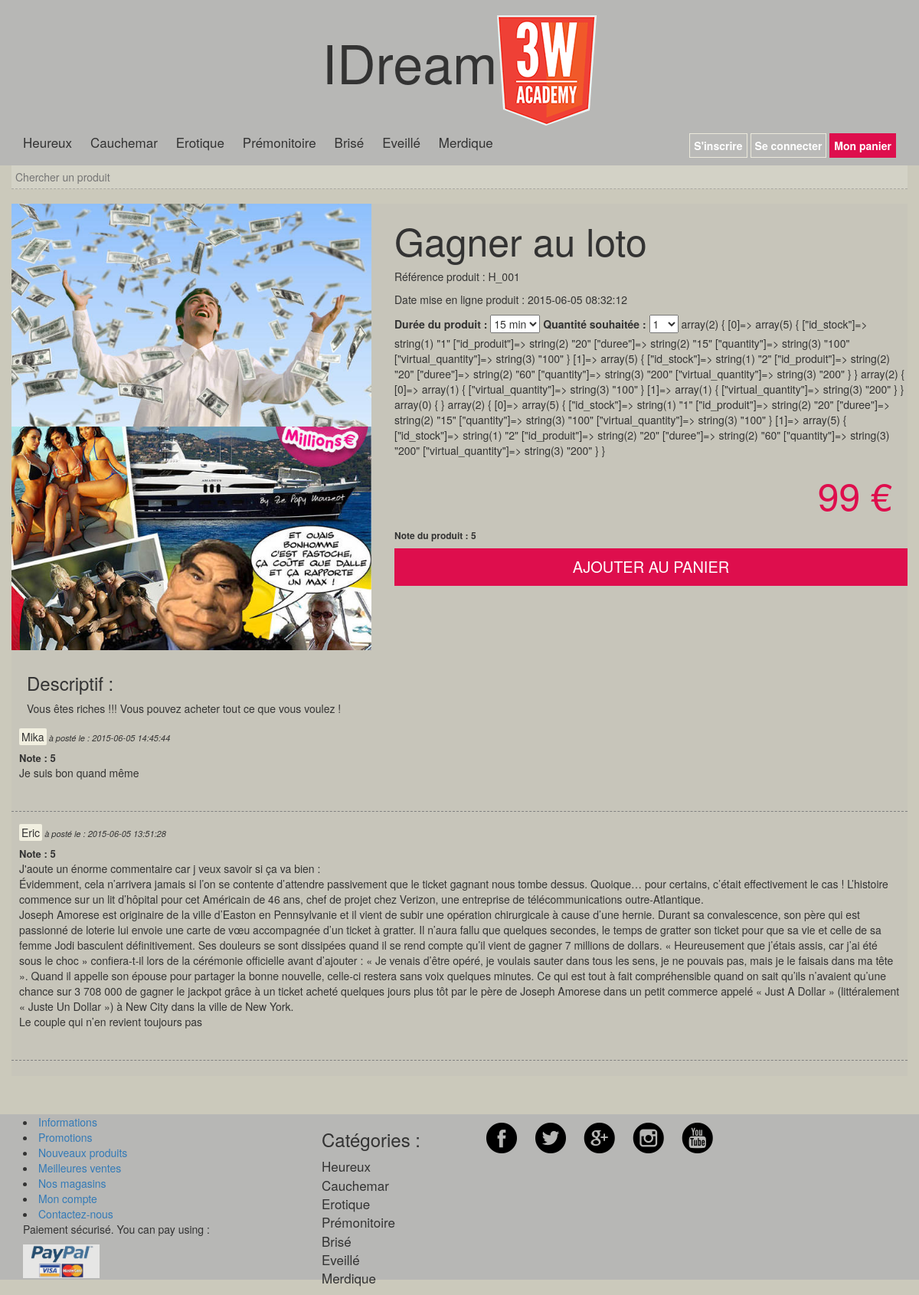
Screenshot of /index.php?page=produit_single&id_produit=22 with the database file from the repository.
### tables this page shows
CREATE TABLE IF NOT EXISTS `img` (
  `id_img` int(11) NOT NULL AUTO_INCREMENT,
  `id_produit` int(11) NOT NULL,
  `lien` varchar(256) NOT NULL,
  PRIMARY KEY (`id_img`)
);

CREATE TABLE IF NOT EXISTS `produit` (
  `id_produit` int(11) NOT NULL AUTO_INCREMENT,
  `id_category` int(11) NOT NULL,
  `nom_produit` varchar(64) NOT NULL,
  `description` varchar(512) NOT NULL,
  `prix` float NOT NULL,
  `duree` int(11) NOT NULL,
  `date` timestamp NOT NULL DEFAULT CURRENT_TIMESTAMP,
  `reference` varchar(16) NOT NULL,
  PRIMARY KEY (`id_produit`)
);

CREATE TABLE IF NOT EXISTS `avis` (
  `id_avis` int(11) NOT NULL AUTO_INCREMENT,
  `id_produit` int(11) NOT NULL,
  `note` int(1) NOT NULL,
  `commentaires` varchar(2048) NOT NULL,
  `id_user` int(11) NOT NULL,
  `date_avis` timestamp NOT NULL DEFAULT CURRENT_TIMESTAMP,
  PRIMARY KEY (`id_avis`)
);

CREATE TABLE IF NOT EXISTS `user` (
  `id_user` int(11) NOT NULL AUTO_INCREMENT,
  `nom` varchar(64) NOT NULL,
  `prenom` varchar(64) NOT NULL,
  `date_naissance` date NOT NULL,
  `password` varchar(512) NOT NULL,
  `email` varchar(128) NOT NULL,
  `telephone` int(11) NOT NULL,
  `droits` int(1) NOT NULL,
  PRIMARY KEY (`id_user`)
);

### apps/content.php (called while the page is built)
<?php
require('./apps/'.$page.'.php');
?>

### apps/function.php (called while the page is built, shortened)
<?php
	function balise($text){
		$html5 = "<source><embed><img><br><span><u><b><i><code><abbr><q><cite><s><small><strong><em><a><div><figcaption><figure><li><ul><ol><blockquote><pre><hr><p><address><link>";
        $text = strip_tags($text,$html5);
        return $text;
	}
?>

### views/produit_commentaire.phtml (the view)
<div class="commentaire_single">
	<h2><span class="user_commentaire"><?=$prenom?></span> à posté le : <?=$date_avis?></h2>
	<div class="note">Note : <?=$note?></div>
	<p><?=$commentaires?></p>
</div>

### apps/produit_single.php (shortened to what this page needs)
<?php
if (isset($_GET['id_produit']) && !empty($_GET['id_produit'])){
	$id_produit = $_GET['id_produit'];
	$tab = $db->query("SELECT produit.id_produit, produit.id_category, produit.nom_produit, produit.description, produit.prix, produit.duree, produit.date, produit.reference, avis.id_produit, avis.id_avis, avis.note, avis.commentaires, avis.id_user, avis.date_avis, user.prenom
	FROM produit
	LEFT JOIN avis ON produit.id_produit = avis.id_produit
	LEFT JOIN user ON avis.id_user = user.id_user
	WHERE produit.id_produit=".$id_produit."
	ORDER BY avis.id_avis DESC")->fetchAll(PDO::FETCH_ASSOC);
	if (isset($tab) && !empty($tab)) {
		$nom_produit = htmlentities($tab[0]['nom_produit']);
		$reference = htmlentities($tab[0]['reference']);
		$date = $tab[0]['date'];
		$description = htmlentities($tab[0]['description']);
		$duree = $tab[0]['duree'];
		$prix = $tab[0]['prix'];
		$note_moyenne = "Pas de note pour le moment";
		$somme=0;
		$k=0;
		while (isset($tab[$k]['note']) && !empty($tab[$k]['note'])) {
			$note=$tab[$k]['note'];
			$compteur = 1 + $k;
			$somme = $somme + $note;
			$k++;
			$note_moyenne=round($somme/$compteur,2);
		}
		require('./views/produit_single.phtml');
		$i=0;
		while(isset($tab[$i]) && !empty($tab[$i]) && isset($tab[$i]['note']) && !empty($tab[$i]['note'])){
			$note = $tab[$i]['note'];
			$commentaires = balise($tab[$i]['commentaires']);
			$date_avis = $tab[$i]['date_avis'];
			$prenom = htmlentities($tab[$i]['prenom']);
			require('./views/produit_commentaire.phtml');
			$i++;
		}
		require('./views/produit_single_end.phtml');
	}
	else {
	$erreur="Produit non trouvé. ";
	require('./views/erreur.phtml');
	die();
	}
}
else {
	$erreur="Produit non trouvé !";
	require('./views/erreur.phtml');
}
?>

### views/produit_single.phtml (shortened to what this page needs)
<div class="produit" id="produit_single">
	<div class="row">
		<div class="wrapper-caroussel col-md-5">
			<ul class="caroussel">
				<?php require('./apps/produit_single_img.php');?>
			</ul>
		</div>
		<form action="index.php?ajax=panier&add" method="post" id="add_item_panier">
			<div class="produit_descr col-md-7">
				<h2><?=$nom_produit?></h2>
				<p>Référence produit : <?=$reference?></p><p>Date mise en ligne produit : <?=$date?></p>
				<label for="dur_produit">Durée du produit :</label>
				<select name="duree" id="dur_produit">
					<option value="<?=$duree?>"><?=$duree?> min</option>
				</select>
				<label for="quant_produit">Quantité souhaitée :</label>
				<select name="quantity" id="quant_produit">
					<option value="1">1</option>
				</select>
				<h3 class="produit_prix"><?=$prix?> € </h3>
				<h3 class="produit_note">Note du produit : <?=$note_moyenne?></h3>
				<input type="submit" value="AJOUTER AU PANIER" class="add_panier col-md-12">
			</div>
		</form>
	</div>
	<div class="produit_descriptif">
		<h3>Descriptif :</h3>
		<p><?=$description?></p>
	</div>

### apps/produit_single_img.php
<?php
if (isset($id_produit)) {
	$tab2 = $db->query("SELECT produit.*, img.lien
	FROM produit
	RIGHT JOIN img ON produit.id_produit = img.id_produit
	WHERE produit.id_produit= ".$id_produit )->fetchAll(PDO::FETCH_ASSOC);
	$i=0;
	if (isset($tab2[$i]) && !empty($tab2[$i])) {
		while(!empty($tab2[$i]["lien"])){
			$img = $tab2[$i]["lien"];
			require('./views/produit_single_img.phtml');
			$i++;
		}
	}
}
else{
	$erreur = "Aucune image à afficher";
}
?>

### views/produit_single_img.phtml
<li><img src="<?= $img ?>" alt=""></li>

### public/styles/style.css (style rules this page uses)
html { height: 100%; }
body { background: #CBC9BB; position: relative; height: 100%; }
.produit { background: rgba(181,181,181,0.2); overflow: hidden; margin-top: 50px; margin-bottom: 50px; padding-bottom: 20px; }
.produit h2 { font-size: 50px; }
.caroussel { padding: 0; }
.wrapper-caroussel img { width: 100%; }
.add_panier { font-size: 20px; display: block; padding: 10px 10px; text-transform: uppercase; background: #DE0E4D; color: white; border: none; }
.produit_note { font-size: 12px; font-weight: bold; }
.produit_descriptif { padding: 0 20px; }
.produit_prix { text-align: right; font-size: 50px; color: #DE0E4D; padding-right: 20px; }
.commentaire_single { margin: none; padding: 0 10px 40px; border-bottom: 1px dashed rgba(128, 128, 128, 1); }
.commentaire_single h2 { font-size: 11px; font-style: italic; }
.user_commentaire { font-style: normal; font-size: 14px; background: #F1EFE0; padding: 1px 3px; border-radius: 2px; }
.note { font-weight: bold; font-size: 13px; }
.commentaire_single p { margin: 0; }

### rows the page displays
img: lien (picture)
img: lien (picture)
produit: nom_produit "Gagner au loto", reference "H_001", date "2015-06-05 08:32:12", duree "15 min", prix "99", description "Vous êtes riches !!! Vous pouvez acheter tout ce que vous voulez !"
avis: id_user.prenom "Mika", date_avis "2015-06-05 14:45:44", note "5", commentaires "Je suis bon quand même"
avis: id_user.prenom "Eric", date_avis "2015-06-05 13:51:28", note "5", commentaires "J'aoute un énorme commentaire car j veux savoir si ça va bien : Évidemment, cela n’arrivera jamais si l’on se contente d’attendre passivement que le ticket gagnant nous tombe dessus. Quoique… pour certains, c’était effectivement le cas ! L’histoire commence sur un lit d’hôpital pour cet Américain de 46 ans, chef de projet chez Verizon, une entreprise de télécommunications outre-Atlantique. Joseph Amorese est originaire de la ville d’Easton en Pennsylvanie et il vient de subir une opération chirurgicale à cause d’une hernie. Durant sa convalescence, son père qui est passionné de loterie lui envoie une carte de vœu accompagnée d’un ticket à gratter. Il n’aura fallu que quelques secondes, le…"

### other values shown
$note_moyenne "5"
